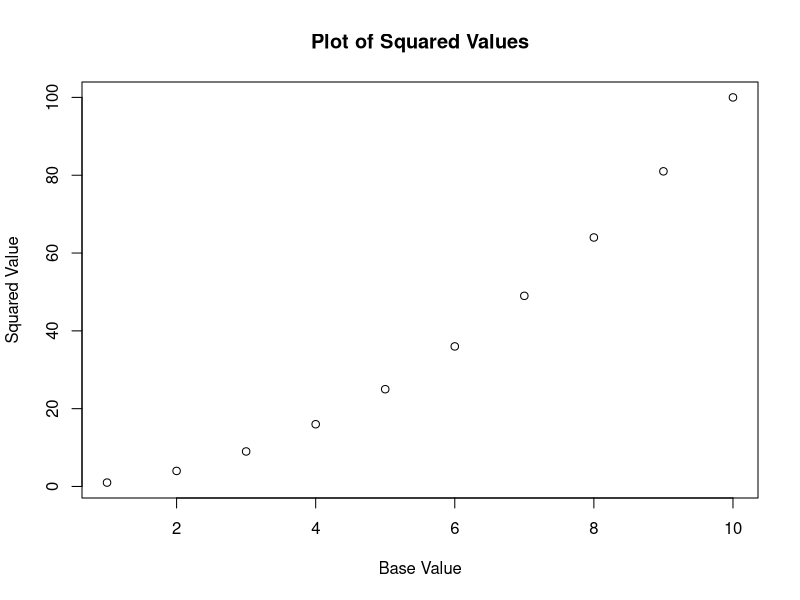
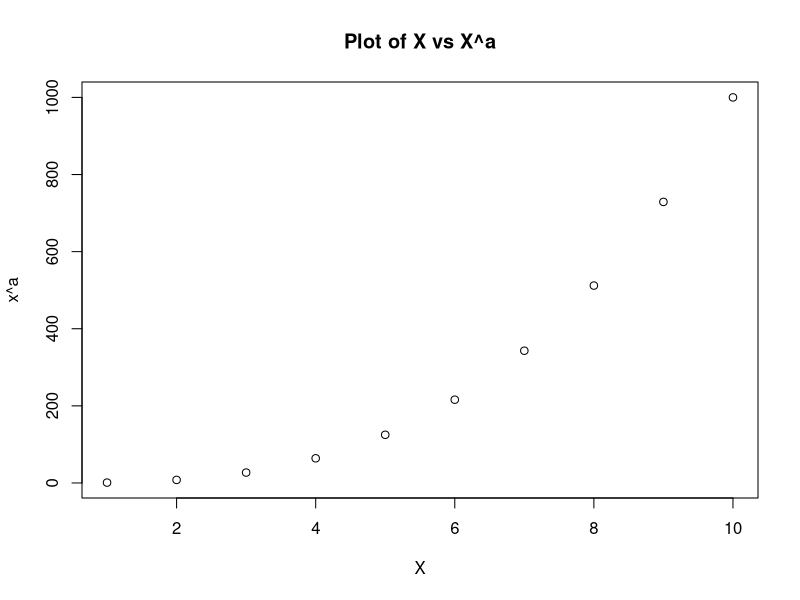

These charts were generated, in order, by the following R code:
## Problem 4-15

# Part A: 
#  Write a function, Power(), that prints out the result of raising 2
# to the 3rd power. In other words, your function should compute
# 23 and print out the results.
Power <- function(){
  2^3
}
Power()

# Part B: 
# Create a new function, Power2(), that allows you to pass any
# two numbers, x and a, and prints out the value of x^a.
Power2 <- function(x,a){
  x^a
}
Power2(3,8)

# Part C:
# Using the Power2() function that you just wrote, compute 10^3,
# 8^17, and 131^3.
Power2(10,3)
Power2(8,17)
Power2(131,3)

# Part D:
# Now create a new function, Power3(), that actually returns the
# result x^a as an R object, rather than simply printing it to the
# screen.
Power3 <- function(x,a){
  result <- x^a
  return(result)
}
Power3(2,2)

# Part E:
# Now using the Power3() function, create a plot of f(x) = x2.
# The x-axis should display a range of integers from 1 to 10, and
# the y-axis should display x2. Label the axes appropriately, and
# use an appropriate title for the figure. 
plot(Power3(1:10,2), xlab="Base Value", ylab="Squared Value", main = "Plot of Squared Values")

# Part F:
# Create a function, PlotPower(), that allows you to create a plot
# of x against x^a for a fixed a and for a range of values of x.
PlotPower <- function(x,a){
  plot(x^a, xlab="X", main="Plot of X vs X^a")
}
PlotPower(1:10,3)






